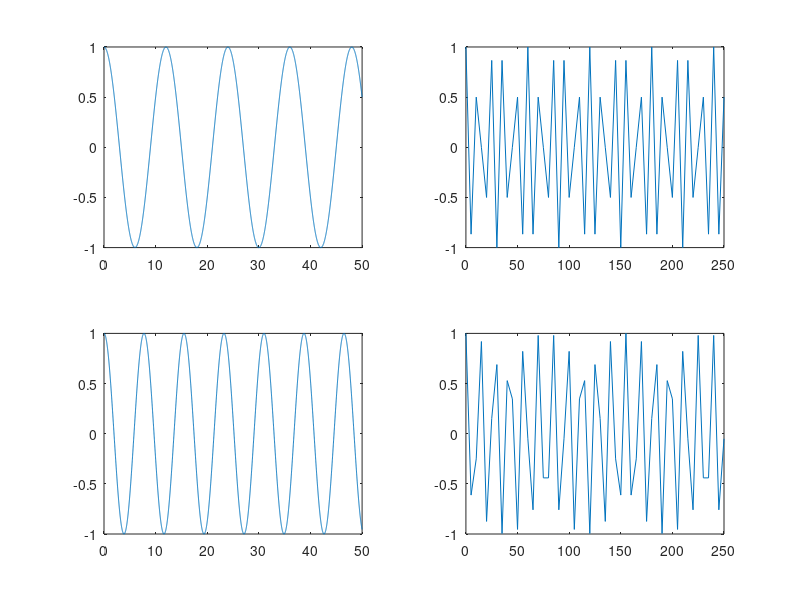

Write the MATLAB code that produced this figure.
T = 5;

t = 0:0.01:50;
k = 0:1:50;
n = k*T;

xt = cos(2*pi*t/12);
xn = cos(2*pi*n/12);

subplot(2,2,1); plot(t,xt); 
subplot(2,2,2); plot(n,xn); 

xn2 = cos(8*pi*n/31);
xt2 = cos(8*pi*t/31);

subplot(2,2,3); plot(t,xt2); 
subplot(2,2,4); plot(n,xn2); 